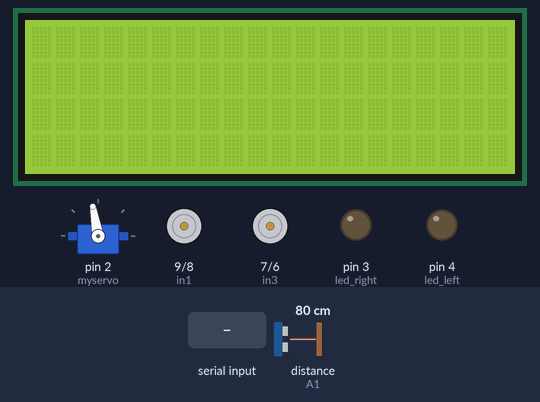
A sketch run on a simulated Arduino Uno, built with avr-gcc and run on an emulated ATmega328P. Shown: 20×4 character LCD, servo, motor-driver pin pairs drawn as motors (green arrow = first pin HIGH = forward, orange = second pin HIGH = backward, longer = more drive, scaled by the enable pin), output pins drawn as LEDs (lit = HIGH). Inputs (shaded band) come from the test bench; at power-on: distance to the obstacle (sensor on A1) 80 cm. The echo pulse lasts 58.3 µs per cm; the RemoteXY app is connected.

Above: at 3.9 s.
4.0 s: "self" received over Serial
At 4.09 s:
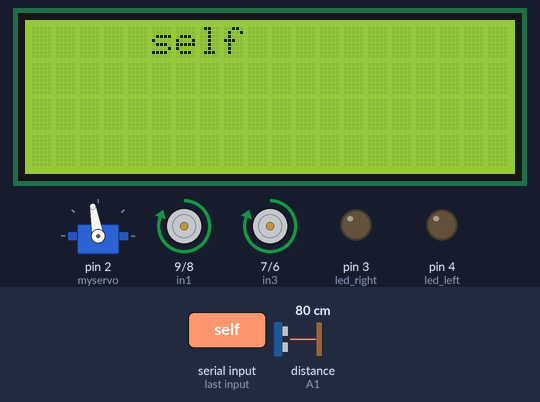
5.7 s: "Self" received over Serial
At 7.0 s:
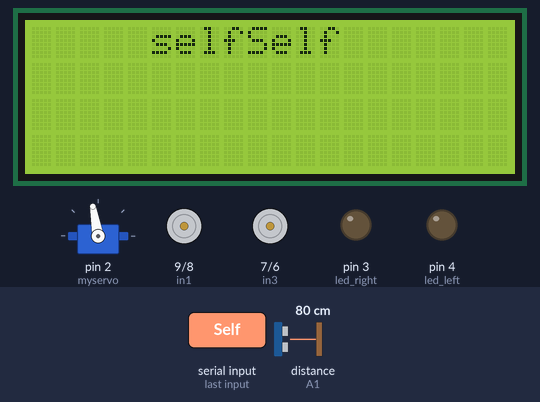
7.3 s: "right" received over Serial
At 8.7 s:
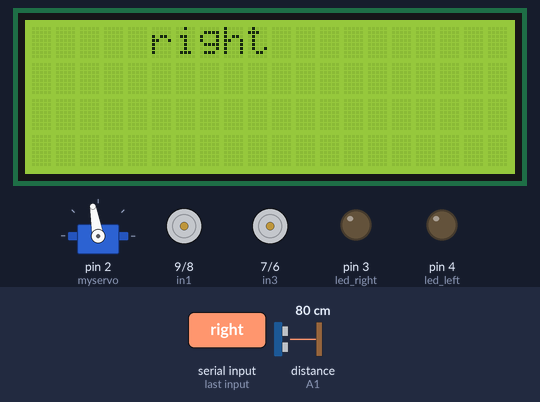
9.3 s: "go back" received over Serial
At 9.7 s:
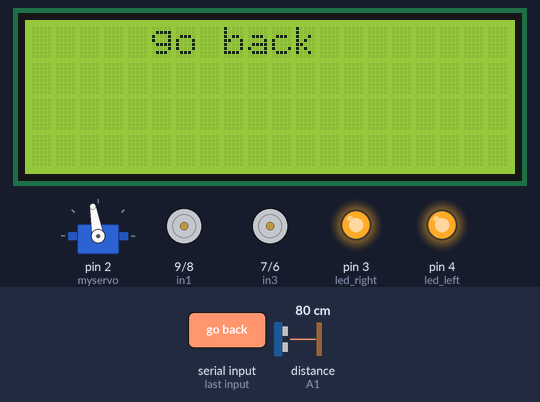
10.8 s: "Right" received over Serial
At 11.12 s:
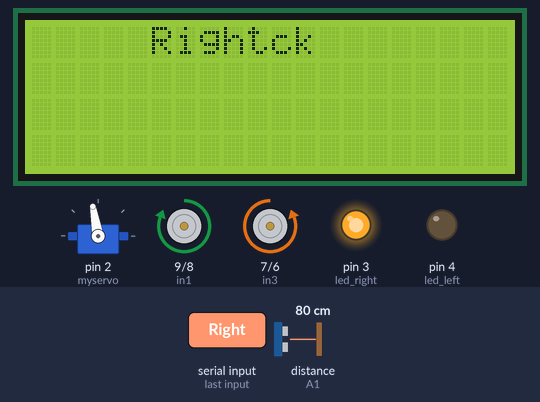
12.8 s: "come back" received over Serial
At 13.5 s:
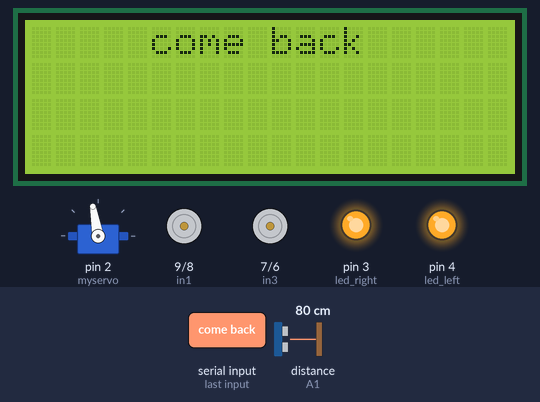
Timing chart, 0 to 15.4 s (numbered marks = the images above; inputs shaded):
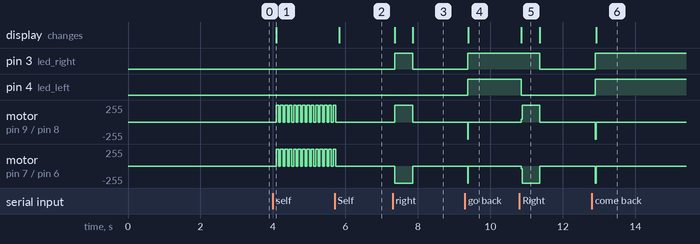

The sketch:

CarProject.ino
```cpp
// RemoteXY select connection mode and include library    //RemoteXY Code Start
#define REMOTEXY_MODE__ESP8266_HARDSERIAL_POINT
#include <RemoteXY.h>

#include <Wire.h>
#include <LiquidCrystal_I2C.h>
#include <SoftwareSerial.h>

#include <NewPing.h>
#include <Servo.h>

#define TRIG_PIN A0
#define ECHO_PIN A1
#define MAX_DISTANCE 200
NewPing sonar(TRIG_PIN, ECHO_PIN, MAX_DISTANCE);
Servo myservo;

// RemoteXY connection settings         //===============================
#define REMOTEXY_SERIAL Serial
#define REMOTEXY_SERIAL_SPEED 115200
#define REMOTEXY_WIFI_SSID "SmartCar"
#define REMOTEXY_WIFI_PASSWORD "123456789"
#define REMOTEXY_SERVER_PORT 6377

// RemoteXY configurate
#pragma pack(push, 1)
uint8_t RemoteXY_CONF[] =
    {255, 4, 0, 0, 0, 30, 0, 8, 13, 0,
     5, 16, 59, 15, 37, 37, 2, 26, 31, 3,
     131, 1, 8, 41, 15, 2, 26, 1, 9, 10,
     38, 17, 16, 2, 31, 88, 0};

// this structure defines all the variables of your control interface
struct
{

  // input variable
  int8_t joystick_1_x; // =-100..100 x-coordinate joystick position
  int8_t joystick_1_y; // =-100..100 y-coordinate joystick position
  uint8_t select_1;    // =0 if select position A, =1 if position B, =2 if position C, ...
  uint8_t button_1;    // =1 if button pressed, else =0

  // other variable
  uint8_t connect_flag; // =1 if wire connected, else =0

} RemoteXY;
#pragma pack(pop //=====================================

boolean goesForward = false;
int distance = 100;
int max_dist = 20; //Set maximum distance of obstacle
int speedSet = 0;
int setspeed = 255; //For DC Motor speed
int balance = 100;  //For servo motor balance position

LiquidCrystal_I2C lcd(0x27, 20, 4); // set the LCD address to 0x27 for a 20 chars and 4 line display

// connect motor controller pins to Arduino digital pins
//pinMode(motor_input2, OUTPUT);   //RIGHT MOTOR
//pinMode(motor_input3, OUTPUT);   //LEFT MOTOR
// motor A (RIGHT MOTOR)
int enA = 10;
const int in1 = 9;
const int in2 = 8;
// motor B (LEFT MOTOR)
const int in3 = 7;
const int in4 = 6;
int enB = 5;

int led_left = 4;
int led_right = 3;
String voice;
String copy;

//define two arrays with a list of pins for each motor
uint8_t RightMotor[3] = {in1, in2, enA};
uint8_t LeftMotor[3] = {in3, in4, enB};

void setup()
{
  // put your setup code here, to run once:
  Serial.begin(38400);
  RemoteXY_Init();

  lcd.init();      // initialize the lcd
  lcd.backlight(); //backlight turn on

  myservo.attach(2);
  myservo.write(balance);
  delay(2000);
  distance = readPing();
  delay(100);
  distance = readPing();
  delay(100);
  distance = readPing();
  delay(100);
  distance = readPing();
  delay(100);

  pinMode(led_left, OUTPUT);
  pinMode(led_right, OUTPUT);
  pinMode(enA, OUTPUT);
  pinMode(enB, OUTPUT);
  pinMode(in1, OUTPUT); //RIGHT MOTOR
  pinMode(in2, OUTPUT); //RIGHT MOTOR
  pinMode(in3, OUTPUT); //LEFT MOTOR
  pinMode(in4, OUTPUT); //LEFT MOTOR
}
void loop()
{
  RemoteXY_Handler(); //========================================================

  //digitalWrite(PIN_SWITCH_1, (RemoteXY.switch_1==0)?LOW:HIGH);

  if ((RemoteXY.select_1 == 0) || (RemoteXY.select_1 == 1) || (RemoteXY.button_1 == 1))
  {
    Wheel(RightMotor, 0);
    Wheel(LeftMotor, 0);
  }
  else if (RemoteXY.select_1 == 2)
  {
    //manage the right motor
    Wheel(RightMotor, RemoteXY.joystick_1_y + RemoteXY.joystick_1_x);
    Wheel(LeftMotor, RemoteXY.joystick_1_y - RemoteXY.joystick_1_x);
  }
  else if (RemoteXY.select_1 == 1)
  {
    //manage the right motor
    self_car();
  }

  //========================================================================

  while (Serial.available())
  {                         //Check if there is an available byte to read
    delay(10);              //Delay added to make thing stable
    char c = Serial.read(); //Conduct a serial read
    if (c == '#')
    {
      break;
    }           //Exit the loop when the # is detected after the word
    voice += c; //Shorthand for voice = voice + c
    // voice = Serial.readStringUntil('\n');  // receive voice simultaneously
  }

  analogWrite(enA, setspeed);
  analogWrite(enB, setspeed);

  lcd.setCursor(5, 0);
  lcd.print(voice);

  if (voice.length() > 0)
  {
    if ((voice == "self") || (voice == "Self"))
    {

      /*if(Serial.available())
      {
        voice = Serial.readStringUntil('\n');
      }*/
      self_car();
    }
    else
    {
      if ((voice == "go ahead") || (voice == "forward"))
      {
        stop_car();
        forward_car();
      }
      else if ((voice == "go back") || (voice == "come back"))
      {
        back_car();
        led();
      }
      else if ((voice == "right") || (voice == "Right"))
      {
        right_car();
        delay(500);
        stop_car();
      }
      else if ((voice == "left") || (voice == "Left") || (voice == "lift"))
      {
        left_car();
        delay(500);
        stop_car();
      }
      else if ((voice == "stop") || (voice == "Stop"))
      {
        stop_car();
      }
      else if ((voice == "round left") || (voice == "Round Left") || (voice == "round lift"))
      {
        left_car();
      }
      else if ((voice == "round right") || (voice == "Round Right"))
      {
        right_car();
      }
      else if ((voice == "Munia") || (voice == "munia") || (voice == "light") || (voice == "Light") || (voice == "l e d"))
      {
        led();
      }
      else
      {
        lcd.setCursor(3, 2);
        lcd.print("This Voice is");
        lcd.setCursor(4, 3);
        lcd.print("not accepted");
      }

      if (voice.length() > 0)
      {
        lcd.clear();
        lcd.setCursor(5, 0);
        lcd.print(voice);
      }
      voice = ""; //Reset the variable after initiating
                  //delay(2000);
    }
  }
}
//speed control of motors       //==========================================================
void Wheel(uint8_t *motor, int v) // v = motor speed, motor = pointer to an array of pins
{
  if (v > 100)
    v = 100;
  if (v < -100)
    v = -100;
  if (v > 0)
  {

    digitalWrite(motor[0], HIGH);
    digitalWrite(motor[1], LOW);
    analogWrite(motor[2], v * 2.55);
    //Serial.println(v * 2.55);
  }
  else if (v < 0)
  {

    digitalWrite(motor[0], LOW);
    digitalWrite(motor[1], HIGH);
    analogWrite(motor[2], (-v) * 2.55);
    //Serial.println(v * 2.55);
  }
  else
  {
    digitalWrite(motor[0], LOW);
    digitalWrite(motor[1], LOW);
    analogWrite(motor[2], 0);
  }
} //==========================================================================
void forward_car()
{
  digitalWrite(in1, HIGH);
  digitalWrite(in2, LOW);
  digitalWrite(in3, HIGH);
  digitalWrite(in4, LOW);
}
void back_car()
{
  digitalWrite(in1, LOW);
  digitalWrite(in2, HIGH);
  digitalWrite(in3, LOW);
  digitalWrite(in4, HIGH);
}
void right_car()
{
  digitalWrite(led_right, HIGH);
  digitalWrite(led_left, LOW);
  digitalWrite(in1, HIGH);
  digitalWrite(in2, LOW);
  digitalWrite(in3, LOW);
  digitalWrite(in4, HIGH);
}
void left_car()
{
  digitalWrite(led_right, LOW);
  digitalWrite(led_left, HIGH);
  digitalWrite(in1, LOW);
  digitalWrite(in2, HIGH);
  digitalWrite(in3, HIGH);
  digitalWrite(in4, LOW);
}
void stop_car()
{
  digitalWrite(led_right, LOW);
  digitalWrite(led_left, LOW);
  digitalWrite(in1, LOW);
  digitalWrite(in2, LOW);
  digitalWrite(in3, LOW);
  digitalWrite(in4, LOW);
}
void led()
{
  digitalWrite(led_right, HIGH);
  digitalWrite(led_left, HIGH);
}
void self_car()
{

  analogWrite(enA, setspeed);
  analogWrite(enB, setspeed);

  int distanceR = 0;
  int distanceL = 0;
  delay(40);

  if (distance <= max_dist)
  {
    stop_car();
    delay(100);
    back_car();
    delay(300);
    stop_car();
    delay(200);
    distanceR = lookRight();
    delay(200);
    distanceL = lookLeft();
    delay(200);

    if (distanceR >= distanceL)
    {
      right_car();
      stop_car();
    }
    else
    {
      left_car();
      stop_car();
    }
  }
  else
  {
    forward_car();
  }
  distance = readPing();
}
int lookRight()
{
  myservo.write(30);
  delay(500);
  int distance = readPing();
  delay(100);
  myservo.write(balance);
  return distance;
}

int lookLeft()
{
  myservo.write(170);
  delay(500);
  int distance = readPing();
  delay(100);
  myservo.write(balance);
  return distance;
  delay(100);
}

int readPing()
{
  delay(70);
  int cm = sonar.ping_cm();
  if (cm == 0)
  {
    cm = 250;
  }
  return cm;
}
```

Measured:
- after the input at 4.0 s, motor on pin 9 (in1) / pin 8 (in2), motor on pin 7 (in3) / pin 6 (in4): alternates forward 255/255 for 0.08 s and stopped for 0.04 s, starting after 0.09 s; the display: changes after 0.09 s (image 1)
- after the input at 5.7 s, motor on pin 9 (in1) / pin 8 (in2), motor on pin 7 (in3) / pin 6 (in4): goes on until 5.7 s, then stays stopped; the display: changes after 0.13 s (image 2)
- after the input at 7.3 s, pin 3 (led_right): LOW → HIGH after 0.06 s, → LOW 0.50 s later; motor on pin 9 (in1) / pin 8 (in2): stopped → forward 255/255 after 0.06 s, → stopped 0.50 s later
- after the input at 9.3 s, pin 3 (led_right), pin 4 (led_left): LOW → HIGH after 0.08 s; motor on pin 9 (in1) / pin 8 (in2), motor on pin 7 (in3) / pin 6 (in4): stopped → backward 255/255 after 0.08 s, → stopped 0.01 s later; the display: changes after 0.09 s (image 4)
- after the input at 10.8 s, pin 3 (led_right): HIGH → LOW after 0.56 s; pin 4 (led_left): HIGH → LOW after 0.06 s
- after the input at 12.8 s, pin 3 (led_right), pin 4 (led_left): LOW → HIGH after 0.10 s; motor on pin 9 (in1) / pin 8 (in2), motor on pin 7 (in3) / pin 6 (in4): stopped → backward 255/255 after 0.10 s, → stopped 0.02 s later; the display: changes after 0.12 s (image 6)
- what the display in image 5 shows lasts 0.5 s, from 10.9 s to 11.4 s
